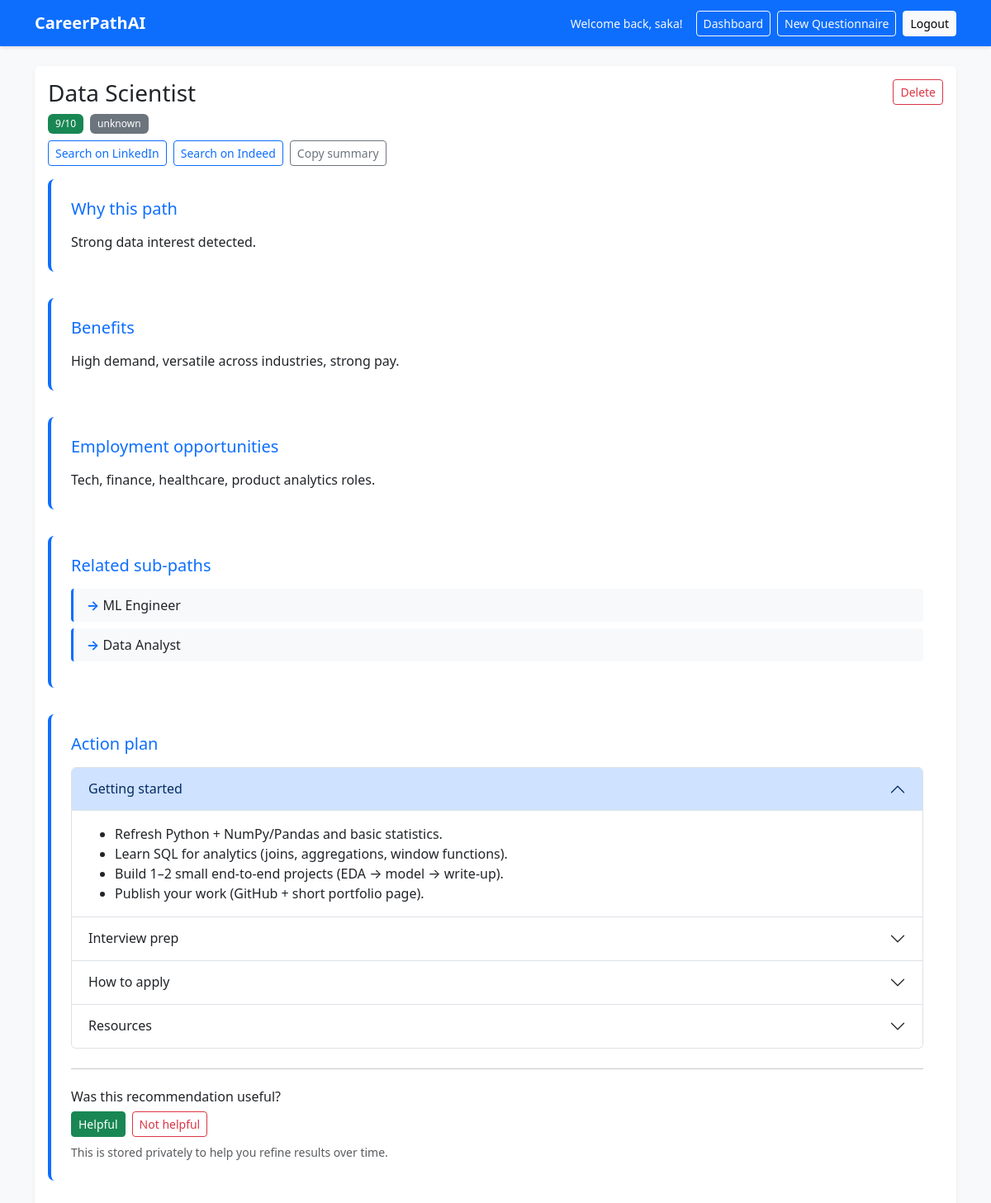
Page /recommendation/11/ (signed in) on the committed database.
### recommender/models.py (models this page shows, shortened)
class Recommendation(models.Model):
    questionnaire = models.ForeignKey(Questionnaire, on_delete=models.CASCADE, related_name="recommendations")
    career_name = models.CharField(max_length=150)
    score = models.PositiveIntegerField()
    explanation = models.TextField()
    getting_started = models.JSONField(default=list, blank=True)
    resources = models.JSONField(default=list, blank=True)
    interview_prep = models.JSONField(default=list, blank=True)
    how_to_apply = models.JSONField(default=list, blank=True)
    generation_source = models.CharField(max_length=20, default="unknown")  # genai|heuristic|unknown
    model_name = models.CharField(max_length=100, blank=True, default="")
    prompt_version = models.CharField(max_length=50, blank=True, default="")
    user_rating = models.SmallIntegerField(null=True, blank=True)  # 1=helpful, -1=not helpful
    user_rating_note = models.TextField(blank=True, default="")
    created_at = models.DateTimeField(auto_now_add=True)
    deleted_at = models.DateTimeField(null=True, blank=True)

### recommender/views.py (the view)
# urls.py: path("recommendation/<int:pk>/", views.recommendation_detail, name="recommendation_detail"),
@login_required
def recommendation_detail(request, pk):
    rec = get_object_or_404(Recommendation, pk=pk, questionnaire__user=request.user)
    if rec.deleted_at is not None:
        messages.warning(request, "This recommendation is in the recycle bin.")
        return redirect("dashboard")
    parsed = _parse_explanation(rec.explanation)
    return render(
        request,
        "recommender/recommendation_detail.html",
        {
            "rec": rec,
            "details": parsed,
        },
    )

### recommender/views.py (called while the page is built)
def _parse_explanation(text: str) -> dict:
    parsed = {"why": "", "benefits": "", "opportunities": "", "sub_paths": []}
    if not text:
        return parsed
    for line in text.splitlines():
        lower = line.lower()
        if line.startswith("Why:"):
            parsed["why"] = line.replace("Why:", "", 1).strip()
        elif lower.startswith("benefits:"):
            parsed["benefits"] = line.split(":", 1)[1].strip() if ":" in line else line.strip()
        elif lower.startswith("employment opportunities:"):
            parsed["opportunities"] = line.split(":", 1)[1].strip() if ":" in line else line.strip()
        elif lower.startswith("related sub-paths:"):
            sub = line.split(":", 1)[1].strip() if ":" in line else ""
            parsed["sub_paths"] = [s.strip() for s in sub.split(",") if s.strip()]
    return parsed

### recommender/templates/recommender/recommendation_detail.html (shortened to what this page needs)
{% extends "base.html" %}
{% load tz %}
{% block content %}
<div class="card shadow-sm">
  <div class="card-body">
    <div class="d-flex justify-content-between align-items-start mb-3">
      <div>
        <h3 class="card-title mb-2">{{ rec.career_name }}</h3>
        <div class="d-flex flex-wrap gap-2 align-items-center">
          <span class="badge bg-success">{{ rec.score }}/10</span>
          {% if rec.generation_source %}
          <span class="badge bg-secondary">{{ rec.generation_source }}</span>
          {% endif %}
        </div>
        <div class="mt-2 d-flex flex-wrap gap-2">
          <a class="btn btn-sm btn-outline-primary" target="_blank" rel="noopener noreferrer" href="https://www.linkedin.com/jobs/search/?keywords={{ rec.career_name|urlencode }}">Search on LinkedIn</a>
          <a class="btn btn-sm btn-outline-primary" target="_blank" rel="noopener noreferrer" href="https://www.indeed.com/jobs?q={{ rec.career_name|urlencode }}">Search on Indeed</a>
          <button
            type="button"
            class="btn btn-sm btn-outline-secondary"
            data-copy-share
            data-share-text="CareerPathAI — {{ rec.career_name }} ({{ rec.score }}/10)\n\nWhy: {{ details.why|default:''|escapejs }}\n\nGetting started: {% for s in rec.getting_started|slice:':3' %}- {{ s|escapejs }}\n{% endfor %}\nResources: {% for r in rec.resources|slice:':3' %}- {{ r.title|escapejs }}{% if r.url %} ({{ r.url|escapejs }}){% endif %}\n{% endfor %}"
          >Copy summary</button>
        </div>
      </div>
      <form method="post" action="{% url 'delete_recommendation' rec.id %}" onsubmit="return confirm('Move to recycle bin?');">
        <button type="submit" class="btn btn-sm btn-outline-danger">Delete</button>
      </form>
    </div>
    {% if details %}
      {% if details.why %}
      <div class="recommendation-section">
        <h5>Why this path</h5>
        <p class="mb-0">{{ details.why }}</p>
      </div>
      {% endif %}
      {% if details.benefits %}
      <div class="recommendation-section">
        <h5>Benefits</h5>
        <p class="mb-0">{{ details.benefits }}</p>
      </div>
      {% endif %}
      {% if details.opportunities %}
      <div class="recommendation-section">
        <h5>Employment opportunities</h5>
        <p class="mb-0">{{ details.opportunities }}</p>
      </div>
      {% endif %}
      {% if details.sub_paths %}
      <div class="recommendation-section">
        <h5>Related sub-paths</h5>
        <ul class="sub-paths-list mb-0">
          {% for sub in details.sub_paths %}
          <li>{{ sub }}</li>
          {% endfor %}
        </ul>
      </div>
      {% endif %}
    {% else %}
      <p class="mb-0">{{ rec.explanation|linebreaks }}</p>
    {% endif %}
    {% if rec.getting_started or rec.interview_prep or rec.how_to_apply or rec.resources %}
    <div class="recommendation-section">
      <div class="d-flex justify-content-between align-items-center mb-3">
        <h5 class="mb-0">Action plan</h5>
      </div>
      <div class="accordion" id="actionPlanAccordion">
        {% if rec.getting_started %}
        <div class="accordion-item">
          <h2 class="accordion-header" id="headingGettingStarted">
            <button class="accordion-button" type="button" data-bs-toggle="collapse" data-bs-target="#collapseGettingStarted" aria-expanded="true" aria-controls="collapseGettingStarted">
              Getting started
            </button>
          </h2>
          <div id="collapseGettingStarted" class="accordion-collapse collapse show" aria-labelledby="headingGettingStarted" data-bs-parent="#actionPlanAccordion">
            <div class="accordion-body">
              <ul class="mb-0">
                {% for step in rec.getting_started %}
                <li>{{ step }}</li>
                {% endfor %}
              </ul>
            </div>
          </div>
        </div>
        {% endif %}
        {% if rec.interview_prep %}
        <div class="accordion-item">
          <h2 class="accordion-header" id="headingInterview">
            <button class="accordion-button collapsed" type="button" data-bs-toggle="collapse" data-bs-target="#collapseInterview" aria-expanded="false" aria-controls="collapseInterview">
              Interview prep
            </button>
          </h2>
        </div>
        {% endif %}
        {% if rec.how_to_apply %}
        <div class="accordion-item">
          <h2 class="accordion-header" id="headingApply">
            <button class="accordion-button collapsed" type="button" data-bs-toggle="collapse" data-bs-target="#collapseApply" aria-expanded="false" aria-controls="collapseApply">
              How to apply
            </button>
          </h2>
        </div>
        {% endif %}
        {% if rec.resources %}
        <div class="accordion-item">
          <h2 class="accordion-header" id="headingResources">
            <button class="accordion-button collapsed" type="button" data-bs-toggle="collapse" data-bs-target="#collapseResources" aria-expanded="false" aria-controls="collapseResources">
              Resources
            </button>
          </h2>
        </div>
        {% endif %}
      </div>
      <hr class="my-4" />
      <div>
        <h6 class="mb-2">Was this recommendation useful?</h6>
        <div class="d-flex flex-wrap gap-2">
          <form method="post" action="{% url 'rate_recommendation' rec.id %}">
            <button type="submit" class="btn btn-sm btn-success">Helpful</button>
          </form>
          <form method="post" action="{% url 'rate_recommendation' rec.id %}">
            <button type="submit" class="btn btn-sm btn-outline-danger">Not helpful</button>
          </form>
        </div>
        <p class="text-muted small mt-2 mb-0">
          This is stored privately to help you refine results over time.
        </p>
      </div>
    </div>
    {% endif %}
  </div>
</div>
{% endblock %}

### templates/base.html (shortened to what this page needs)
<!DOCTYPE html>
<html lang="en">
  <head>
    {% load static %}
    <link
      href="https://cdn.jsdelivr.net/npm/bootstrap@5.3.3/dist/css/bootstrap.min.css"
      rel="stylesheet"
    />
    <link href="{% static 'css/custom.css' %}" rel="stylesheet" />
  </head>
  <body class="bg-light">
    <nav class="navbar navbar-expand-lg navbar-dark bg-primary mb-4">
      <div class="container">
        <a class="navbar-brand" href="{% url 'landing' %}">CareerPathAI</a>
        <div class="d-flex align-items-center gap-3 ms-auto">
          {% if user.is_authenticated %}
          <span class="text-light small mb-0"
            >Welcome back, {{ user.username }}!</span
          >
          {% endif %}
          <div class="d-flex gap-2">
            {% if user.is_authenticated %}
            <a class="btn btn-outline-light btn-sm" href="{% url 'dashboard' %}"
              >Dashboard</a
            >
            <a
              class="btn btn-outline-light btn-sm"
              href="{% url 'questionnaire' %}"
              >New Questionnaire</a
            >
            <a class="btn btn-light btn-sm" href="{% url 'logout' %}">Logout</a>
            {% endif %}
          </div>
        </div>
      </div>
    </nav>
    <main class="container">
       {% block content %}{% endblock %}
    </main>
  </body>
</html>

### static/css/custom.css (style rules this page uses)
:root { --primary-color: #0d6efd; --secondary-color: #6c757d; --success-color: #198754; --danger-color: #dc3545; --warning-color: #ffc107; --info-color: #0dcaf0; --light-color: #f8f9fa; --dark-color: #212529; }
* { transition: background-color 0.2s ease, color 0.2s ease; }
.navbar { box-shadow: 0 2px 4px rgba(0, 0, 0, 0.1); }
.navbar-brand { font-weight: 600; font-size: 1.25rem; }
.card { border: none; transition: transform 0.2s ease, box-shadow 0.2s ease; }
.btn { transition: all 0.2s ease; }
.badge { font-weight: 500; padding: 0.5em 0.75em; }
.recommendation-section { margin-bottom: 2rem; padding: 1.5rem; background-color: white; border-radius: 0.5rem; border-left: 4px solid var(--primary-color); }
.recommendation-section h5 { color: var(--primary-color); margin-bottom: 1rem; }
.sub-paths-list { list-style: none; padding-left: 0; }
.sub-paths-list li { padding: 0.5rem 1rem; margin-bottom: 0.5rem; background-color: var(--light-color); border-radius: 0.25rem; border-left: 3px solid var(--primary-color); }
.sub-paths-list li:before { content: "→ "; color: var(--primary-color); font-weight: bold; }

### rows in the picture
Recommendation: career_name "Data Scientist", score "9", generation_source "unknown"

### other values in the picture
{{ user.username }} "saka"
{{ details.why }} "Strong data interest detected."
{{ details.benefits }} "High demand, versatile across industries, strong pay."
{{ details.opportunities }} "Tech, finance, healthcare, product analytics roles."
{{ sub }} "ML Engineer" "Data Analyst"
{{ step }} "Refresh Python + NumPy/Pandas and basic statistics." "Learn SQL for analytics (joins, aggregations, window functions)." "Build 1–2 small end-to-end projects (EDA → model → write-up)." "Publish your work (GitHub + short portfolio page)."
